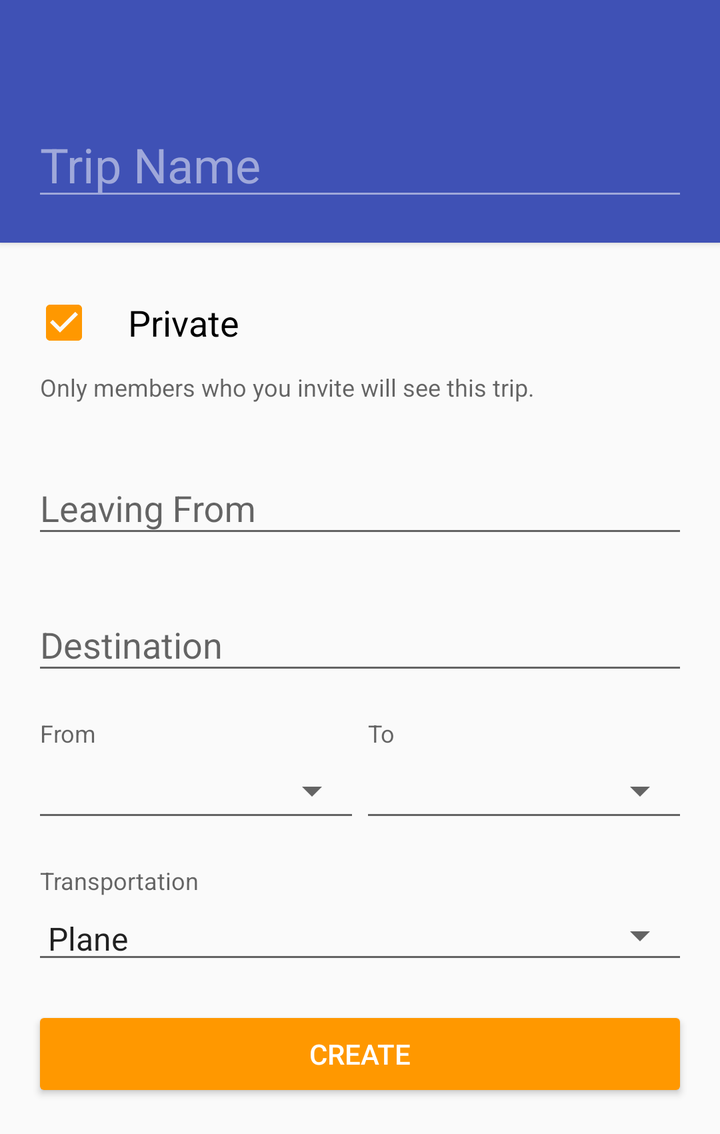
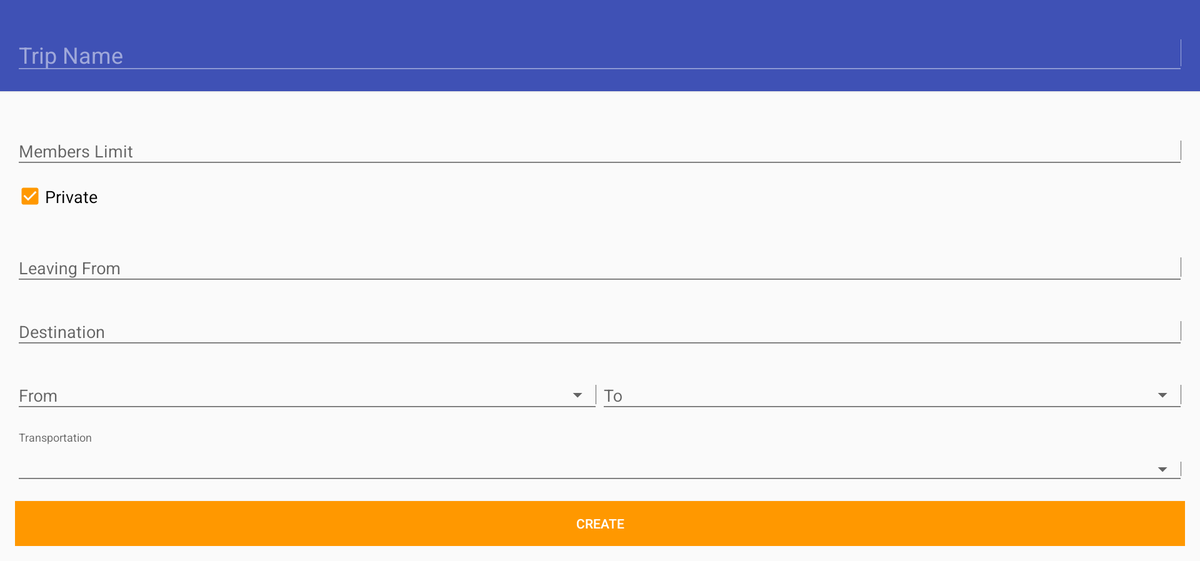

Compare how this app lays out the same screen by default and in its alternative resource folder. The renders come first, then the two layout files and the values they reference.
<!-- AndroidManifest.xml: activity theme AppTheme.coloredStatusBarOnly -->
<!-- res/layout/activity_create_trip.xml -->
<?xml version="1.0" encoding="utf-8"?>
<LinearLayout xmlns:android="http://schemas.android.com/apk/res/android"
    xmlns:tools="http://schemas.android.com/tools"
    android:layout_width="match_parent"
    android:layout_height="wrap_content"
    android:orientation="vertical"
    tools:context=".view.activity.CreateTripActivity">

    <android.support.v7.widget.CardView xmlns:card_view="http://schemas.android.com/apk/res-auto"
        android:layout_width="match_parent"
        android:layout_height="wrap_content"
        card_view:cardBackgroundColor="@color/colorPrimary"
        card_view:cardCornerRadius="0dp"
        card_view:cardElevation="2dp">

        <LinearLayout
            android:layout_width="match_parent"
            android:layout_height="wrap_content"
            android:orientation="vertical"
            android:paddingBottom="@dimen/activity_vertical_margin">

            <android.support.v7.widget.Toolbar
                android:id="@+id/trip_toolbar"
                android:layout_width="match_parent"
                android:layout_height="?attr/actionBarSize" />

            <EditText
                android:id="@+id/trip_name"
                android:layout_width="match_parent"
                android:layout_height="wrap_content"
                android:layout_marginEnd="@dimen/activity_horizontal_margin"
                android:layout_marginLeft="@dimen/activity_horizontal_margin"
                android:layout_marginRight="@dimen/activity_horizontal_margin"
                android:layout_marginStart="@dimen/activity_horizontal_margin"
                android:hint="@string/label_trip_name"
                android:inputType="textCapSentences"
                android:singleLine="true"
                android:textAppearance="@style/TextAppearance.AppCompat.Headline"
                android:textColor="#fff"
                android:theme="@style/TextAppearance.App.TextInputLayout" />

            <TextView
                android:id="@+id/trip_name_error"
                android:layout_width="match_parent"
                android:layout_height="wrap_content"
                android:layout_marginEnd="@dimen/activity_horizontal_margin"
                android:layout_marginLeft="@dimen/activity_horizontal_margin"
                android:layout_marginRight="@dimen/activity_horizontal_margin"
                android:layout_marginStart="@dimen/activity_horizontal_margin"
                android:paddingLeft="4dp"
                android:paddingStart="4dp"
                android:text="@string/help_trip_private"
                android:textAppearance="@style/TextAppearance.Design.Error"
                android:visibility="gone" />
        </LinearLayout>
    </android.support.v7.widget.CardView>

    

    <ScrollView
        android:layout_width="match_parent"
        android:layout_height="wrap_content"
        android:fitsSystemWindows="true">

        <LinearLayout
            android:layout_width="match_parent"
            android:layout_height="wrap_content"
            android:orientation="vertical"
            android:paddingBottom="@dimen/activity_vertical_margin"
            android:paddingLeft="@dimen/activity_horizontal_margin"
            android:paddingRight="@dimen/activity_horizontal_margin"
            android:paddingTop="@dimen/activity_vertical_margin">

            <android.support.v7.widget.AppCompatCheckBox
                android:id="@+id/private_check"
                android:layout_width="wrap_content"
                android:layout_height="wrap_content"
                android:layout_marginBottom="4dp"
                android:layout_marginTop="@dimen/appbar_padding_top"
                android:checked="true"
                android:paddingLeft="@dimen/activity_horizontal_margin"
                android:paddingRight="@dimen/activity_horizontal_margin"
                android:text="@string/label_trip_private"
                android:textAppearance="@style/TextAppearance.AppCompat.Medium" />

            <TextView
                android:id="@+id/trip_private_help"
                android:layout_width="match_parent"
                android:layout_height="wrap_content"
                android:layout_marginLeft="4dp"
                android:layout_marginStart="4dp"
                android:paddingBottom="4dp"
                android:paddingTop="4dp"
                android:text="@string/help_trip_private"
                android:textAppearance="@style/TextAppearance.AppCompat.Caption" />

            <android.support.design.widget.TextInputLayout
                android:id="@+id/leaving_from_wrapper"
                android:layout_width="match_parent"
                android:layout_height="wrap_content"
                android:nextFocusDown="@+id/destination"
                android:paddingTop="@dimen/activity_vertical_margin">

                <android.support.v7.widget.AppCompatEditText
                    android:id="@+id/leaving_from"
                    android:layout_width="match_parent"
                    android:layout_height="wrap_content"
                    android:focusable="false"
                    android:hint="@string/label_trip_leaving_from"
                    android:imeOptions="actionNext"
                    android:inputType="textNoSuggestions"
                    android:singleLine="true" />
            </android.support.design.widget.TextInputLayout>

            <android.support.design.widget.TextInputLayout
                android:id="@+id/destination_wrapper"
                android:layout_width="match_parent"
                android:layout_height="wrap_content"
                android:paddingTop="@dimen/activity_vertical_margin">

                <android.support.v7.widget.AppCompatEditText
                    android:id="@+id/destination"
                    android:layout_width="match_parent"
                    android:layout_height="wrap_content"
                    android:focusable="false"
                    android:hint="@string/label_trip_destination"
                    android:imeOptions="actionDone"
                    android:inputType="textNoSuggestions"
                    android:singleLine="true" />
            </android.support.design.widget.TextInputLayout>

            

            <LinearLayout
                android:layout_width="match_parent"
                android:layout_height="wrap_content"
                android:baselineAligned="false"
                android:orientation="horizontal"
                android:paddingBottom="@dimen/activity_vertical_margin"
                android:paddingTop="@dimen/activity_vertical_margin">

                <LinearLayout
                    android:layout_width="match_parent"
                    android:layout_height="wrap_content"
                    android:layout_weight="1"
                    android:clickable="true"
                    android:orientation="vertical">

                    <android.support.v7.widget.AppCompatTextView
                        android:layout_width="match_parent"
                        android:layout_height="wrap_content"
                        android:layout_marginLeft="4dp"
                        android:layout_marginStart="4dp"
                        android:text="@string/label_trip_from"
                        android:textAppearance="@style/TextAppearance.AppCompat.Caption" />

                    <android.support.v7.widget.AppCompatTextView
                        android:id="@+id/date_from"
                        style="@style/Base.Widget.AppCompat.Spinner.Underlined"
                        android:layout_width="match_parent"
                        android:layout_height="wrap_content"
                        android:textAppearance="@style/TextAppearance.AppCompat.Medium"
                        android:textColor="#000" />
                </LinearLayout>

                <LinearLayout
                    android:layout_width="match_parent"
                    android:layout_height="wrap_content"
                    android:layout_weight="1"
                    android:clickable="true"
                    android:orientation="vertical">

                    <android.support.v7.widget.AppCompatTextView
                        android:layout_width="match_parent"
                        android:layout_height="wrap_content"
                        android:layout_marginLeft="4dp"
                        android:layout_marginStart="4dp"
                        android:text="@string/label_trip_to"
                        android:textAppearance="@style/TextAppearance.AppCompat.Caption" />

                    <android.support.v7.widget.AppCompatTextView
                        android:id="@+id/date_to"
                        style="@style/Base.Widget.AppCompat.Spinner.Underlined"
                        android:layout_width="match_parent"
                        android:layout_height="wrap_content"
                        android:textAppearance="@style/TextAppearance.AppCompat.Medium"
                        android:textColor="#000" />
                </LinearLayout>
            </LinearLayout>

            <TextView
                android:layout_width="match_parent"
                android:layout_height="wrap_content"
                android:layout_marginLeft="4dp"
                android:layout_marginStart="4dp"
                android:text="@string/label_trip_transportation"
                android:textAppearance="@style/TextAppearance.AppCompat.Caption" />

            <android.support.v7.widget.AppCompatSpinner
                android:id="@+id/transportation"
                style="@style/Base.Widget.AppCompat.Spinner.Underlined"
                android:layout_width="match_parent"
                android:layout_height="wrap_content"
                android:entries="@array/array_transportation_modes"
                android:paddingLeft="0dp"
                android:paddingStart="0dp" />

            <android.support.v7.widget.AppCompatButton
                android:id="@+id/create_trip_button"
                style="@style/Widget.AppCompat.Button.Colored"
                android:layout_width="match_parent"
                android:layout_height="wrap_content"
                android:layout_marginTop="@dimen/activity_vertical_margin"
                android:text="@string/label_trip_create_button"
                android:textColor="#fff" />
        </LinearLayout>
    </ScrollView>
</LinearLayout>
<!-- resources referenced by this layout -->
<resources>
  <string-array name="array_transportation_modes">
          <item>Plane</item>
          <item>Car</item>
          <item>Bus</item>
      </string-array>
  
      - See more at: http://www.ahotbrew.com/android-dropdown-spinner-example/#sthash.TShO44xy.dpuf
  <color name="colorPrimary">#3F51B5</color>
  <dimen name="activity_horizontal_margin">16dp</dimen>
  <dimen name="activity_vertical_margin">16dp</dimen>
  <dimen name="appbar_padding_top">8dp</dimen>
  <string name="help_trip_private">Only members who you invite will see this trip.</string>
  <string name="label_trip_create_button">Create</string>
  <string name="label_trip_destination">Destination</string>
  <string name="label_trip_from">From</string>
  <string name="label_trip_leaving_from">Leaving From</string>
  <string name="label_trip_name">Trip Name</string>
  <string name="label_trip_private">Private</string>
  <string name="label_trip_to">To</string>
  <string name="label_trip_transportation">Transportation</string>
  <style name="TextAppearance.App.TextInputLayout" parent="AppTheme">
          <item name="android:textColorHint">#9FA8DA</item>
          <item name="colorControlNormal">#9FA8DA</item>
      </style>
  <style name="AppTheme.coloredStatusBarOnly" parent="AppTheme">
          <item name="windowActionBar">false</item>
          <item name="windowNoTitle">true</item>
      </style>
  <style name="AppTheme" parent="Theme.AppCompat.Light.DarkActionBar">
          
          <item name="colorPrimary">@color/colorPrimary</item>
          <item name="colorPrimaryDark">@color/colorPrimaryDark</item>
          <item name="colorAccent">@color/colorAccent</item>
      </style>
  <color name="colorPrimaryDark">#303F9F</color>
  <color name="colorAccent">#FF9800</color>
</resources>
<!-- res/layout-xlarge/activity_create_trip.xml (the repository's variant of the layout above) -->
<!-- drawn on a large tablet held sideways -->
<?xml version="1.0" encoding="utf-8"?>
<LinearLayout xmlns:android="http://schemas.android.com/apk/res/android"
    xmlns:app="http://schemas.android.com/apk/res-auto"
    xmlns:tools="http://schemas.android.com/tools"
    android:layout_width="match_parent"
    android:layout_height="wrap_content"
    android:orientation="vertical"
    tools:context="droidsquad.voyage.activity.CreateTripActivity">

    <android.support.v7.widget.CardView
        android:layout_width="match_parent"
        android:layout_height="wrap_content"
        app:cardBackgroundColor="@color/colorPrimary"
        app:cardCornerRadius="0dp">

        <LinearLayout
            android:layout_width="match_parent"
            android:layout_height="wrap_content"
            android:orientation="vertical"
            android:paddingBottom="@dimen/activity_vertical_margin"
            android:paddingLeft="@dimen/activity_horizontal_margin"
            android:paddingRight="@dimen/activity_horizontal_margin"
            android:paddingTop="@dimen/activity_vertical_margin">

            <android.support.v7.widget.AppCompatImageButton
                android:layout_width="wrap_content"
                android:layout_height="wrap_content"
                android:background="?attr/selectableItemBackground"
                android:paddingBottom="@dimen/activity_vertical_margin"
                android:src="@drawable/ic_close" />

            <android.support.v7.widget.AppCompatEditText
                android:id="@+id/trip_name_wrapper"
                android:layout_width="match_parent"
                android:layout_height="wrap_content"
                android:hint="@string/label_trip_name"
                android:inputType="text"
                android:singleLine="true"
                android:textAppearance="@style/TextAppearance.AppCompat.Headline"
                android:textColor="#fff"
                android:theme="@style/TextAppearance.App.TextInputLayout" />

        </LinearLayout>
    </android.support.v7.widget.CardView>

    <ScrollView
        android:layout_width="match_parent"
        android:layout_height="wrap_content"
        android:fitsSystemWindows="true">

        <LinearLayout
            android:layout_width="match_parent"
            android:layout_height="wrap_content"
            android:orientation="vertical"
            android:paddingBottom="@dimen/activity_vertical_margin"
            android:paddingLeft="@dimen/activity_horizontal_margin"
            android:paddingRight="@dimen/activity_horizontal_margin"
            android:paddingTop="@dimen/activity_vertical_margin">

            <android.support.design.widget.TextInputLayout
                android:id="@+id/member_limit_wrapper"
                android:layout_width="match_parent"
                android:layout_height="wrap_content"
                android:paddingTop="@dimen/activity_vertical_margin">

                <android.support.v7.widget.AppCompatEditText
                    android:layout_width="match_parent"
                    android:layout_height="wrap_content"
                    android:hint="@string/label_trip_members_limit"
                    android:inputType="number"
                    android:singleLine="true" />
            </android.support.design.widget.TextInputLayout>

            <android.support.v7.widget.AppCompatCheckBox
                android:id="@+id/private_check"
                android:layout_width="match_parent"
                android:layout_height="wrap_content"
                android:checked="true"
                android:paddingBottom="@dimen/activity_vertical_margin"
                android:paddingTop="@dimen/activity_vertical_margin"
                android:text="@string/label_trip_private"
                android:textSize="@dimen/abc_text_size_medium_material" />

            <android.support.design.widget.TextInputLayout
                android:id="@+id/leaving_from_wrapper"
                android:layout_width="match_parent"
                android:layout_height="wrap_content"
                android:paddingTop="@dimen/activity_vertical_margin">

                <android.support.v7.widget.AppCompatAutoCompleteTextView
                    android:id="@+id/leaving_from"
                    android:layout_width="match_parent"
                    android:layout_height="wrap_content"
                    android:hint="@string/label_trip_leaving_from"
                    android:nextFocusDown="@+id/destination"
                    android:singleLine="true" />
            </android.support.design.widget.TextInputLayout>

            <android.support.design.widget.TextInputLayout
                android:id="@+id/destination_wrapper"
                android:layout_width="match_parent"
                android:layout_height="wrap_content"
                android:paddingTop="@dimen/activity_vertical_margin">

                <android.support.v7.widget.AppCompatAutoCompleteTextView
                    android:id="@+id/destination"
                    android:layout_width="match_parent"
                    android:layout_height="wrap_content"
                    android:hint="@string/label_trip_destination"
                    android:imeOptions="actionDone"
                    android:singleLine="true" />
            </android.support.design.widget.TextInputLayout>

            

            <LinearLayout
                android:layout_width="match_parent"
                android:layout_height="wrap_content"
                android:baselineAligned="false"
                android:orientation="horizontal"
                android:paddingTop="@dimen/activity_vertical_margin">

                <android.support.design.widget.TextInputLayout
                    android:id="@+id/date_from_wrapper"
                    android:layout_width="match_parent"
                    android:layout_height="wrap_content"
                    android:layout_weight="1">

                    <android.support.v7.widget.AppCompatEditText
                        style="@style/Base.Widget.AppCompat.Spinner.Underlined"
                        android:layout_width="match_parent"
                        android:layout_height="wrap_content"
                        android:cursorVisible="false"
                        android:focusable="false"
                        android:hint="@string/label_trip_from"
                        android:textAppearance="@style/TextAppearance.AppCompat.Medium" />
                </android.support.design.widget.TextInputLayout>

                <android.support.design.widget.TextInputLayout
                    android:id="@+id/date_to_wrapper"
                    android:layout_width="match_parent"
                    android:layout_height="wrap_content"
                    android:layout_weight="1">

                    <android.support.v7.widget.AppCompatAutoCompleteTextView
                        style="@style/Base.Widget.AppCompat.Spinner.Underlined"
                        android:layout_width="match_parent"
                        android:layout_height="wrap_content"
                        android:cursorVisible="false"
                        android:focusable="false"
                        android:hint="@string/label_trip_to"
                        android:textAppearance="@style/TextAppearance.AppCompat.Medium" />
                </android.support.design.widget.TextInputLayout>
            </LinearLayout>

            <TextView
                android:layout_width="match_parent"
                android:layout_height="wrap_content"
                android:layout_marginLeft="4dp"
                android:layout_marginStart="4dp"
                android:paddingBottom="8dp"
                android:paddingTop="@dimen/activity_vertical_margin"
                android:text="@string/label_trip_transportation"
                android:textAppearance="@style/TextAppearance.AppCompat.Caption" />

            <android.support.v7.widget.AppCompatTextView
                android:id="@+id/transportation"
                style="@style/Widget.AppCompat.Spinner.Underlined"
                android:layout_width="match_parent"
                android:layout_height="wrap_content" />

            <android.support.v7.widget.AppCompatButton
                android:id="@+id/create_trip_button"
                android:layout_width="match_parent"
                android:layout_height="wrap_content"
                android:layout_marginTop="@dimen/activity_vertical_margin"
                android:background="@color/colorAccent"
                android:foreground="?android:attr/selectableItemBackground"
                android:text="@string/label_trip_create_button"
                android:textColor="#fff" />

        </LinearLayout>
    </ScrollView>
</LinearLayout>
<!-- resources referenced by the variant -->
<!-- as a large tablet held sideways resolves them -->
<resources>
  <color name="colorAccent">#FF9800</color>
  <color name="colorPrimary">#3F51B5</color>
  <dimen name="activity_horizontal_margin">16dp</dimen>
  <dimen name="activity_vertical_margin">16dp</dimen>
  <string name="label_trip_create_button">Create</string>
  <string name="label_trip_destination">Destination</string>
  <string name="label_trip_from">From</string>
  <string name="label_trip_leaving_from">Leaving From</string>
  <string name="label_trip_members_limit">Members Limit</string>
  <string name="label_trip_name">Trip Name</string>
  <string name="label_trip_private">Private</string>
  <string name="label_trip_to">To</string>
  <string name="label_trip_transportation">Transportation</string>
  <style name="TextAppearance.App.TextInputLayout" parent="AppTheme">
          <item name="android:textColorHint">#9FA8DA</item>
          <item name="colorControlNormal">#9FA8DA</item>
      </style>
  <style name="AppTheme.coloredStatusBarOnly" parent="AppTheme">
          <item name="windowActionBar">false</item>
          <item name="windowNoTitle">true</item>
      </style>
  <style name="AppTheme" parent="Theme.AppCompat.Light.DarkActionBar">
          
          <item name="colorPrimary">@color/colorPrimary</item>
          <item name="colorPrimaryDark">@color/colorPrimaryDark</item>
          <item name="colorAccent">@color/colorAccent</item>
      </style>
  <color name="colorPrimaryDark">#303F9F</color>
</resources>
